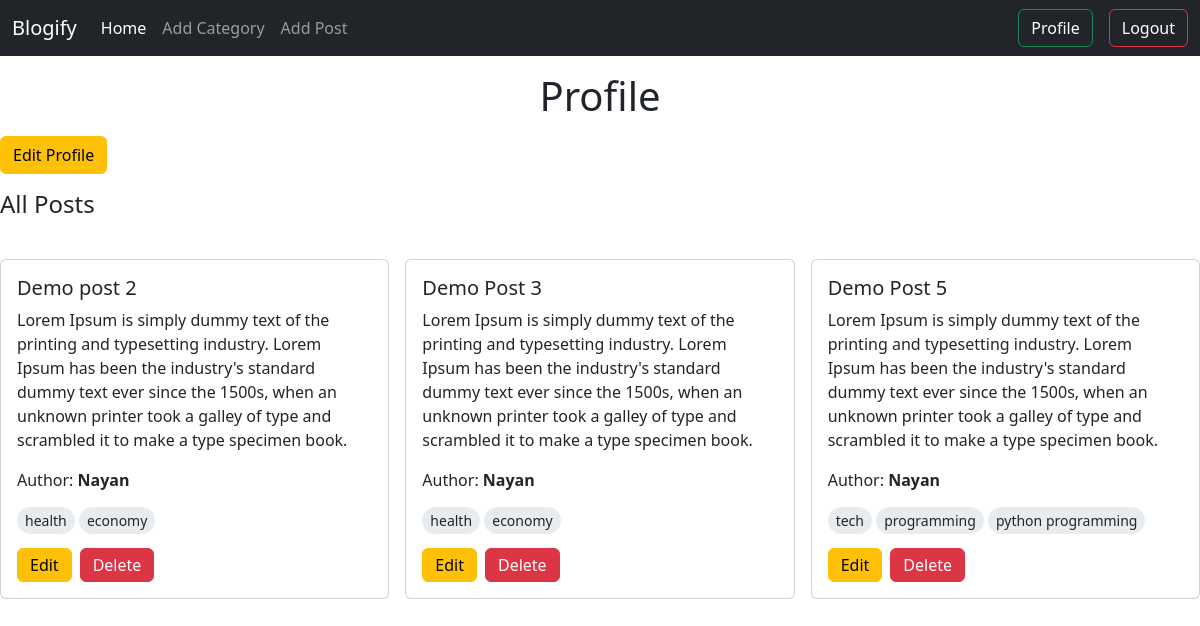
Screenshot of /profile/ (signed in) with the database file from the repository.
### posts/models.py (models this page shows, shortened)
class Post(models.Model):
    title = models.CharField(max_length=100)
    content = models.TextField()
    categories = models.ManyToManyField(Category)
    author = models.ForeignKey(User, on_delete=models.CASCADE)

### categories/models.py (models this page shows)
class Category(models.Model):
    name = models.CharField(max_length=50)
    slug = models.SlugField(max_length=100, null = True, blank = True, unique = True)
    def __str__(self):
        return self.name

### author/views.py (the view)
# urls.py: path('profile/', views.profile, name = "profile"),
@login_required
def profile (req):
    posts = Post.objects.filter(author = req.user)
    return render (req, 'profile.html', {'posts': posts})

### author/templates/profile.html (shortened to what this page needs)
{% extends "base.html" %}
{% load crispy_forms_tags %}
{% block content %}
<h1 class="text-center my-3">Profile</h1>
<a href={% url "edit_profile" %} class="btn btn-warning">Edit Profile</a>
<h4 class="my-3">All Posts</h4>
{% if posts %}
    <div class="row g-3 my-4">
        {% for post in posts %}
        <div class="col-sm-4 mb-3 mb-sm-0">
        <div class="card">
            <div class="card-body">
            <h5 class="card-title">{{ post.title }}</h5>
            <p class="card-text">{{ post.content }}</p>
            <p>Author: <strong>{{ post.author | capfirst }}</strong></p>
            {% for cat in post.categories.all %}
                <span class="bg-body-secondary small rtiary px-2 py-1 rounded-pill">{{cat}}</span>
            {% endfor %}
            <d class="d-flex mt-3">
                <a href={% url "edit_post" post.id %} class="btn btn-warning me-2 py-1">Edit</a>
                <a href={% url "delete_post" post.id %} class="btn btn-danger py-1">Delete</a>
            </d>
            </div>
        </div>
        </div>
        {% endfor %}
    </div>
{% else %}
<p>No data to show</p>
{% endif %}
{% endblock content %}

### rows the page displays
Post: title "Demo post 2", content "Lorem Ipsum is simply dummy text of the printing and typesetting industry. Lorem Ipsum has been the industry's standard dummy text ever since the 1500s, when an unknown printer took a galley of type and scrambled it to make a type specimen book.", author "Nayan"
Category: name "health"
Category: name "economy"
Post: title "Demo Post 3", content "Lorem Ipsum is simply dummy text of the printing and typesetting industry. Lorem Ipsum has been the industry's standard dummy text ever since the 1500s, when an unknown printer took a galley of type and scrambled it to make a type specimen book.", author "Nayan"
Post: title "Demo Post 5", content "Lorem Ipsum is simply dummy text of the printing and typesetting industry. Lorem Ipsum has been the industry's standard dummy text ever since the 1500s, when an unknown printer took a galley of type and scrambled it to make a type specimen book.", author "Nayan"
Category: name "tech"
Category: name "programming"
Category: name "python programming"
